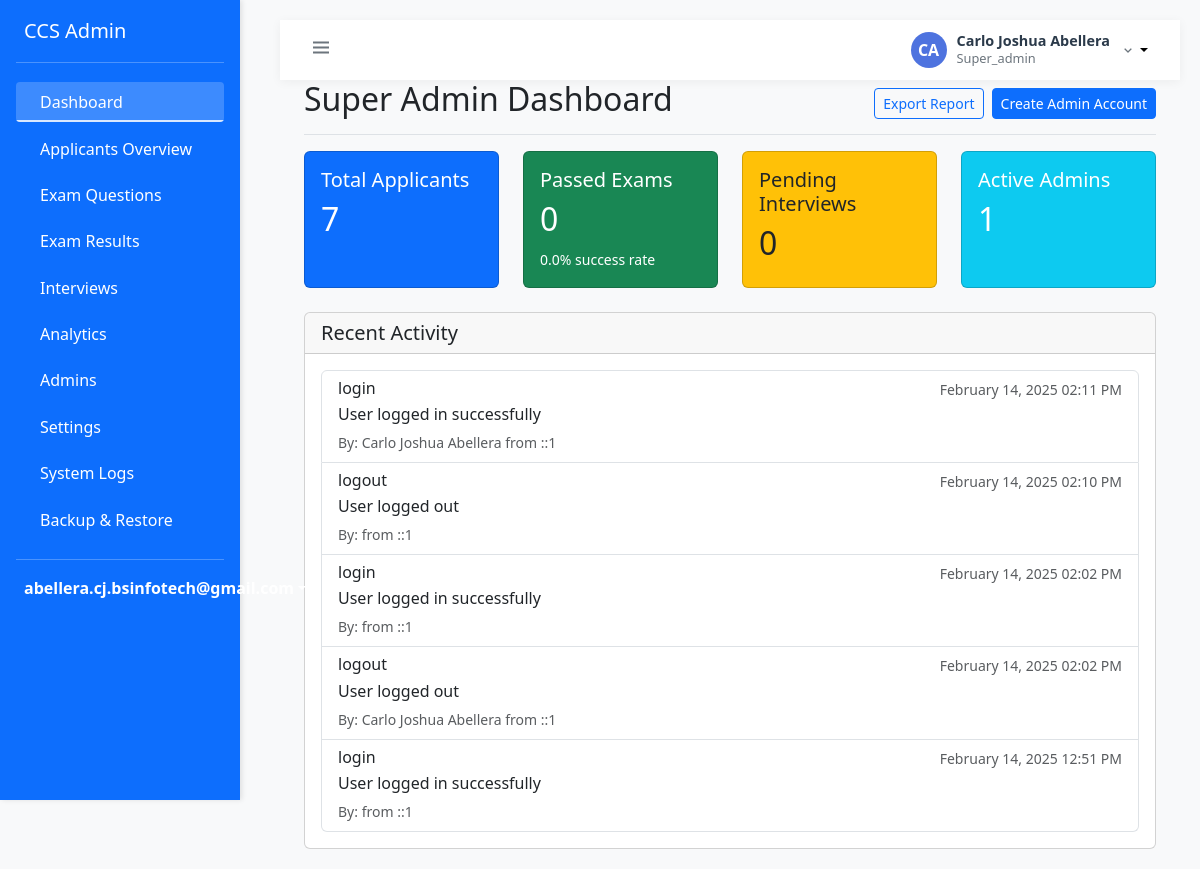
Page /admin/super/dashboard.php (signed in) on the committed database.
### tables this page shows
CREATE TABLE `users` (
  `id` int(11) NOT NULL,
  `email` varchar(255) NOT NULL,
  `password` varchar(255) NOT NULL,
  `first_name` varchar(100) NOT NULL,
  `last_name` varchar(100) NOT NULL,
  `role` enum('super_admin','admin','applicant') NOT NULL,
  `status` enum('active','inactive','pending','approved','rejected') DEFAULT 'pending',
  `created_at` timestamp NOT NULL DEFAULT current_timestamp(),
  `updated_at` timestamp NOT NULL DEFAULT current_timestamp() ON UPDATE current_timestamp(),
  `updated_by` int(11) DEFAULT NULL
);

CREATE TABLE `activity_logs` (
  `id` int(11) NOT NULL,
  `user_id` int(11) NOT NULL,
  `action` varchar(255) NOT NULL,
  `details` text DEFAULT NULL,
  `ip_address` varchar(45) DEFAULT NULL,
  `created_at` timestamp NOT NULL DEFAULT current_timestamp()
);

### config/database.php (called while the page is built, shortened)
<?php
class Database {
    private static $instance = null;
    private $connection;
    private function __construct() {
        try {
            $this->connection = new PDO(
                "mysql:host=localhost;dbname=ccs_screening",
                "root",
                ""
            );
            $this->connection->setAttribute(PDO::ATTR_ERRMODE, PDO::ERRMODE_EXCEPTION);
            $this->connection->setAttribute(PDO::ATTR_DEFAULT_FETCH_MODE, PDO::FETCH_ASSOC);
        } catch(PDOException $e) {
            die("Connection failed: " . $e->getMessage());
        }
    }
    public static function getInstance() {
        if (self::$instance === null) {
            self::$instance = new self();
        }
        return self::$instance;
    }
    public function getConnection() {
        return $this->connection;
    }
}
?>

### classes/Auth.php (called while the page is built, shortened)
<?php
class Auth {
    private $conn;
    public function __construct() {
        require_once __DIR__ . '/../config/database.php';
        $this->database = Database::getInstance();
        $this->conn = $this->database->getConnection();
    }
    public function isLoggedIn() {
        return isset($_SESSION['user_id']) && !empty($_SESSION['user_id']);
    }
    public function getCurrentUser() {
        try {
            $stmt = $this->conn->prepare("
                SELECT
                    u.*,
                    CASE
                        WHEN sa.user_id IS NOT NULL THEN 'super_admin'
                        WHEN a.user_id IS NOT NULL THEN 'admin'
                        ELSE u.role
                    END as role_type
                FROM users u
                LEFT JOIN super_admins sa ON u.id = sa.user_id
                LEFT JOIN admins a ON u.id = a.user_id
                WHERE u.id = ? AND u.status = 'active'
                LIMIT 1
            ");
            $stmt->execute([$_SESSION['user_id']]);
            $user = $stmt->fetch(PDO::FETCH_ASSOC);
            if ($user) {
                $user['role'] = $user['role_type'];
            }
            return $user;
        } catch (Exception $e) {
            error_log("Get current user error: " . $e->getMessage());
            return null;
        }
    }
}
?>

### admin/super/dashboard.php (the view, shortened to what this page needs)
<?php
require_once '../../classes/Auth.php';
require_once '../../config/Database.php';
require_once '../includes/layout.php';
$auth = new Auth();
try {
    try {
        $conn = Database::getInstance()->getConnection();
        $stats = [
            'total_applicants' => 0,
            'passed_exams' => 0,
            'pending_interviews' => 0,
            'active_admins' => 0
        ];
        $query = "SELECT COUNT(*) FROM applicants";
        $stmt = $conn->query($query);
        $stats['total_applicants'] = $stmt->fetchColumn();
        $query = "SELECT COUNT(DISTINCT a.id)
                  FROM applicants a
                  JOIN exam_results er1 ON a.id = er1.applicant_id
                  JOIN exams e1 ON er1.exam_id = e1.id AND e1.part = '1'
                  JOIN exam_results er2 ON a.id = er2.applicant_id
                  JOIN exams e2 ON er2.exam_id = e2.id AND e2.part = '2'
                  WHERE er1.status = 'pass' AND er2.status = 'pass'";
        $stmt = $conn->query($query);
        $stats['passed_exams'] = $stmt->fetchColumn();
        $query = "SELECT COUNT(*) FROM interview_schedules WHERE status = 'scheduled'";
        $stmt = $conn->query($query);
        $stats['pending_interviews'] = $stmt->fetchColumn();
        $query = "SELECT COUNT(*) FROM users WHERE role = 'admin' AND status = 'active'";
        $stmt = $conn->query($query);
        $stats['active_admins'] = $stmt->fetchColumn();
        $query = "SELECT al.*,
                  CONCAT(u.first_name, ' ', u.last_name) as user_name,
                  DATE_FORMAT(al.created_at, '%M %d, %Y %h:%i %p') as formatted_date
                  FROM activity_logs al
                  JOIN users u ON al.user_id = u.id
                  ORDER BY al.created_at DESC
                  LIMIT 5";
        $stmt = $conn->query($query);
        $recent_activities = $stmt->fetchAll(PDO::FETCH_ASSOC);
    } catch (Exception $e) {
        $error = $e->getMessage();
    }
} catch (Exception $e) {
    error_log("Dashboard error: " . $e->getMessage());
    $_SESSION['error'] = 'An error occurred. Please try logging in again.';
    $auth->logout();
    header('Location: /php-ccs/login.php');
    exit();
}
admin_header('Super Admin Dashboard');
?>
<div class="container-fluid px-4">
    <div class="d-flex justify-content-between flex-wrap flex-md-nowrap align-items-center pb-2 mb-3 border-bottom">
        <h1 class="h2">Super Admin Dashboard</h1>
        <div class="btn-toolbar mb-2 mb-md-0">
            <form method="post" class="me-2">
                <button type="submit" name="export_report" class="btn btn-sm btn-outline-primary">
                    <i class="bi bi-download"></i> Export Report
                </button>
            </form>
            <a href="create_admin.php" class="btn btn-sm btn-primary">
                <i class="bi bi-plus-lg"></i> Create Admin Account
            </a>
        </div>
    </div>
    <div class="row g-4 mb-4">
        <div class="col-md-3">
            <div class="card stat-card bg-primary text-white h-100">
                <div class="card-body">
                    <h5 class="card-title">Total Applicants</h5>
                    <h2 class="card-text"><?php echo number_format($stats['total_applicants']); ?></h2>
                </div>
            </div>
        </div>
        <div class="col-md-3">
            <div class="card stat-card bg-success text-white h-100">
                <div class="card-body">
                    <h5 class="card-title">Passed Exams</h5>
                    <h2 class="card-text"><?php echo number_format($stats['passed_exams']); ?></h2>
                    <?php if ($stats['total_applicants'] > 0): ?>
                        <small><?php echo number_format(($stats['passed_exams'] / $stats['total_applicants']) * 100, 1); ?>% success rate</small>
                    <?php endif; ?>
                </div>
            </div>
        </div>
        <div class="col-md-3">
            <div class="card stat-card bg-warning text-dark h-100">
                <div class="card-body">
                    <h5 class="card-title">Pending Interviews</h5>
                    <h2 class="card-text"><?php echo number_format($stats['pending_interviews']); ?></h2>
                </div>
            </div>
        </div>
        <div class="col-md-3">
            <div class="card stat-card bg-info text-white h-100">
                <div class="card-body">
                    <h5 class="card-title">Active Admins</h5>
                    <h2 class="card-text"><?php echo number_format($stats['active_admins']); ?></h2>
                </div>
            </div>
        </div>
    </div>
    <div class="card">
        <div class="card-header">
            <h5 class="card-title mb-0">Recent Activity</h5>
        </div>
        <div class="card-body">
            <?php if (empty($recent_activities)): ?>
                <p class="text-center text-muted my-3">No recent activities found.</p>
            <?php else: ?>
                <div class="list-group">
                    <?php foreach ($recent_activities as $activity): ?>
                        <div class="list-group-item">
                            <div class="d-flex w-100 justify-content-between">
                                <h6 class="mb-1"><?php echo htmlspecialchars($activity['action']); ?></h6>
                                <small class="text-muted"><?php echo $activity['formatted_date']; ?></small>
                            </div>
                            <p class="mb-1"><?php echo htmlspecialchars($activity['details']); ?></p>
                            <small class="text-muted">
                                By: <?php echo htmlspecialchars($activity['user_name']); ?>
                                <?php if ($activity['ip_address']): ?>
                                    from <?php echo htmlspecialchars($activity['ip_address']); ?>
                                <?php endif; ?>
                            </small>
                        </div>
                    <?php endforeach; ?>
                </div>
            <?php endif; ?>
        </div>
    </div>
</div>
<?php
admin_footer();
?>

### admin/includes/layout.php (shortened to what this page needs)
<?php
require_once __DIR__ . '/../../classes/Auth.php';
function admin_header($title = '') {
?>
<!DOCTYPE html>
<html lang="en">
<head>
    <link href="https://cdn.jsdelivr.net/npm/bootstrap@5.3.0/dist/css/bootstrap.min.css" rel="stylesheet">
    <link href='https://unpkg.com/boxicons@2.1.4/css/boxicons.min.css' rel='stylesheet'>
    <link href="https://cdn.jsdelivr.net/npm/metismenu/dist/metisMenu.min.css" rel="stylesheet">
</head>
<body>
    <div class="wrapper">
        <?php include 'sidebar.php'; ?>
        <div class="page-content-wrapper">
            <nav class="top-navbar">
                <button class="btn btn-link text-secondary px-1 py-0" id="sidebarToggle">
                    <i class="bx bx-menu fs-4"></i>
                </button>
                <div class="user-profile dropdown">
                    <button class="user-profile-btn dropdown-toggle" type="button" data-bs-toggle="dropdown" aria-expanded="false">
                        <div class="user-avatar">
                            <?php echo strtoupper(substr($user['first_name'], 0, 1) . substr($user['last_name'], 0, 1)); ?>
                        </div>
                        <div class="user-info">
                            <h6 class="user-name"><?php echo htmlspecialchars($user['first_name'] . ' ' . $user['last_name']); ?></h6>
                            <p class="user-role"><?php echo ucfirst($user['role']); ?></p>
                        </div>
                        <i class="bx bx-chevron-down text-secondary"></i>
                    </button>
                </div>
            </nav>
            <div class="content-wrapper">
<?php
}
function admin_footer() {
?>
            </div>
        </div>
    </div>
</body>
</html>
<?php } ?>

### admin/includes/sidebar.php (shortened to what this page needs)
<?php
require_once __DIR__ . '/../../classes/Auth.php';
global $auth;
$user = $auth->getCurrentUser();
function is_active($page_name) {
    return strpos($_SERVER['SCRIPT_NAME'], $page_name) !== false ? 'active' : '';
}
?>
<nav class="sidebar bg-primary">
    <div class="d-flex flex-column">
        <a href="/php-ccs/admin/super/dashboard.php" class="d-flex align-items-center mb-3 mb-md-0 me-md-auto text-white text-decoration-none">
            <span class="fs-5">CCS Admin</span>
        </a>
        <hr class="text-white my-3">
        <ul class="nav nav-pills flex-column mb-auto">
            <li class="nav-item">
                <a class="nav-link text-white <?php echo is_active('dashboard'); ?>" href="/php-ccs/admin/super/dashboard.php">
                    Dashboard
                </a>
            </li>
            <li class="nav-item">
                <a class="nav-link text-white <?php echo is_active('applicants'); ?>" href="/php-ccs/admin/super/applicants_overview.php">
                    Applicants Overview
                </a>
            </li>
            <li class="nav-item">
                <a class="nav-link text-white <?php echo is_active('manage_questions'); ?>" href="/php-ccs/admin/super/manage_questions.php">
                    Exam Questions
                </a>
            </li>
            <li class="nav-item">
                <a class="nav-link text-white <?php echo is_active('exam_results'); ?>" href="/php-ccs/admin/super/exam_results.php">
                    Exam Results
                </a>
            </li>
            <li class="nav-item">
                <a class="nav-link text-white <?php echo is_active('interview_list'); ?>" href="/php-ccs/admin/super/interview_list.php">
                    Interviews
                </a>
            </li>
            <li class="nav-item">
                <a class="nav-link text-white <?php echo is_active('analytics'); ?>" href="/php-ccs/admin/super/analytics.php">
                    Analytics
                </a>
            </li>
            <li class="nav-item">
                <a class="nav-link text-white <?php echo is_active('list_admins'); ?>" href="/php-ccs/admin/super/list_admins.php">
                    Admins
                </a>
            </li>
            <li class="nav-item">
                <a class="nav-link text-white <?php echo is_active('system_settings'); ?>" href="/php-ccs/admin/super/system_settings.php">
                    Settings
                </a>
            </li>
            <li class="nav-item">
                <a class="nav-link text-white <?php echo is_active('logs'); ?>" href="/php-ccs/admin/super/system_logs.php">
                    System Logs
                </a>
            </li>
            <li class="nav-item">
                <a class="nav-link text-white <?php echo is_active('backup'); ?>" href="/php-ccs/admin/super/backup.php">
                    Backup & Restore
                </a>
            </li>
        </ul>
        <hr class="text-white my-3">
        <div class="dropdown pb-3">
            <a href="#" class="d-flex align-items-center text-white text-decoration-none dropdown-toggle" id="dropdownUser" data-bs-toggle="dropdown" aria-expanded="false">
                <strong><?php echo htmlspecialchars($user['email']); ?></strong>
            </a>
        </div>
    </div>
</nav>

### admin/includes/layout.php (style rules this page uses)
body { min-height: 100vh; margin: 0; padding: 0; background-color: #f8f9fa; overflow-x: hidden; }
.wrapper { display: flex; min-height: 100vh; position: relative; }
.page-content-wrapper { position: relative; min-height: 100vh; margin-left: 260px; transition: margin-left 0.3s ease; width: calc(100% - 260px); background-color: #f8f9fa; padding: 20px; }
.top-navbar { background: #fff; height: 60px; padding: 0 1.5rem; display: flex; align-items: center; justify-content: space-between; box-shadow: 0 2px 10px rgba(0,0,0,0.05); position: sticky; top: 0; z-index: 999; }
.user-profile { position: relative; }
.user-profile-btn { display: flex; align-items: center; padding: 0.5rem; border: none; background: none; cursor: pointer; border-radius: 0.5rem; transition: all 0.3s ease; }
.user-avatar { width: 36px; height: 36px; border-radius: 50%; background: #4e73df; color: #fff; display: flex; align-items: center; justify-content: center; font-weight: 600; margin-right: 10px; }
.user-info { text-align: left; margin-right: 10px; }
.user-name { margin: 0; font-size: 0.9rem; font-weight: 600; color: #2b3a4a; }
.user-role { margin: 0; font-size: 0.8rem; color: #6c757d; }

### admin/includes/sidebar.php (style rules this page uses)
.sidebar { width: 240px; min-height: 100vh; position: fixed; top: 0; left: 0; z-index: 100; padding: 1rem; box-shadow: 2px 0 5px rgba(0,0,0,0.1); transition: all 0.3s ease; }
.sidebar .nav-link { padding: 0.5rem 1rem; margin: 0.2rem 0; border-radius: 0.25rem; font-weight: 500; transition: background-color 0.2s; position: relative; overflow: hidden; }
.sidebar .nav-link::after { content: ''; position: absolute; bottom: 0; left: 0; width: 0; height: 2px; background: rgba(255,255,255,0.5); transition: width 0.3s ease; }
.sidebar .nav-link.active::after { width: 100%; background: rgba(255,255,255,0.8); }
.sidebar .nav-link.active { background: rgba(255, 255, 255, 0.2); }

### rows in the picture
users: email "abellera.cj.bsinfotech@gmail.com", first_name+last_name "CA", first_name+last_name "Carlo Joshua Abellera", role "Super_admin"
activity_logs: action "login", formatted_date "February 14, 2025 02:11 PM", details "User logged in successfully", user_name "Carlo Joshua Abellera", ip_address "::1"
activity_logs: action "logout", formatted_date "February 14, 2025 02:10 PM", details "User logged out", ip_address "::1"
activity_logs: action "login", formatted_date "February 14, 2025 02:02 PM", details "User logged in successfully", ip_address "::1"
activity_logs: action "logout", formatted_date "February 14, 2025 02:02 PM", details "User logged out", user_name "Carlo Joshua Abellera", ip_address "::1"
activity_logs: action "login", formatted_date "February 14, 2025 12:51 PM", details "User logged in successfully", ip_address "::1"

### other values in the picture
$stats['total_applicants'] "7"
$stats['passed_exams'] "0"
$stats['pending_interviews'] "0"
$stats['active_admins'] "1"
